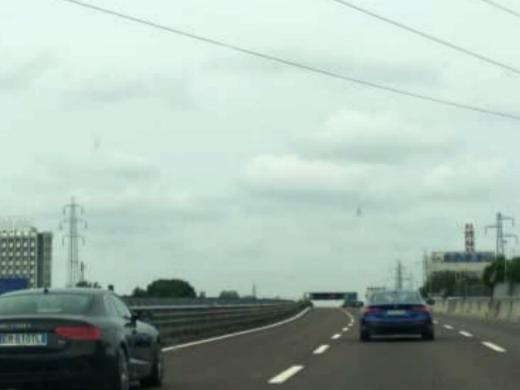
#> input picture dataset/training_augm/grey_sky11_aug7.jpg, 520 x 390 px; its folder holds only this picture in this run
$ python final_script.py   (older library calls are emulated)
#> lines starting #> are read from the running program, lines starting #| are printed output that depends on the picture; after the words box and inside, x2 and y2 are one past the last pixel; in counts of white or black regions, pixels touching at a corner belong together
### SOL1_pyimagesearch/functions.py
# import the necessary packages
import numpy as np
import pandas as pd
import cv2
import imutils
import glob
import csv
import re
from tqdm import tqdm

"""
Class to encapsulate all the necessary logic to extract the 3D HSV color histogram from the images
"""
class ColorDescriptor:

    def __init__(self, bins):
        # store the number of bins for the 3D histogram
#> in extractFeaturesFromGallery, image is the input picture: shape (390, 520, 3); mean B, G, R 174.6, 183.2, 164.9
        self.bins = bins

    def describe(self, image):
        # convert the image to the HSV color space and initialize the features used to quantify the image
        try:
            image = cv2.cvtColor(image, cv2.COLOR_BGR2HSV)
#> image: shape (390, 520, 3); mean H, S, V 73.2, 33.5, 183.6
        except:
            print("You can't see mee")
        features = []

        # grab the dimensions and compute the center of the image
        (h, w) = image.shape[:2]
#> h = 390; w = 520
        (cX, cY) = (int(w * 0.5), int(h * 0.5))
#> cX = 260; cY = 195

        # divide the image into four rectangles/segments (top-left, top-right, bottom-right, bottom-left)
        segments = [(0, cX, 0, cY), (cX, w, 0, cY), (cX, w, cY, h), (0, cX, cY, h)]

        # construct an elliptical mask representing the center of the image
        (axesX, axesY) = (int(w * 0.75) // 2, int(h * 0.75) // 2)
#> axesX = 195; axesY = 146
        ellipMask = np.zeros(image.shape[:2], dtype = "uint8")
        cv2.ellipse(ellipMask, (cX, cY), (axesX, axesY), 0, 0, 360, 255, -1)
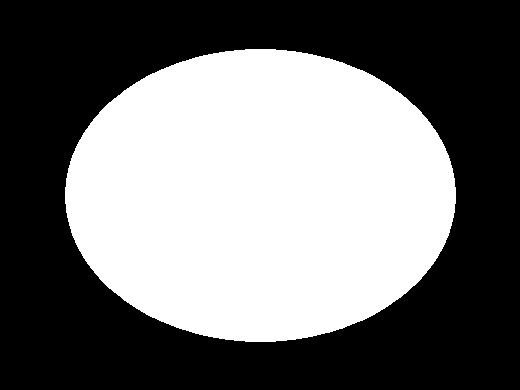
#> ellipMask: shape (390, 520); 44.3% white; 1 white region, box (x1, y1, x2, y2) and area: (65, 49, 456, 342) 89871

        # loop over the segments
        for (startX, endX, startY, endY) in segments:
            # construct a mask for each corner of the image, subtracting
            # the elliptical center from it
            cornerMask = np.zeros(image.shape[:2], dtype = "uint8")
            cv2.rectangle(cornerMask, (startX, startY), (endX, endY), 255, -1)
            cornerMask = cv2.subtract(cornerMask, ellipMask)
            # extract a color histogram from the image, then update the
            # feature vector
            hist = self.histogram(image, cornerMask)
            features.extend(hist)
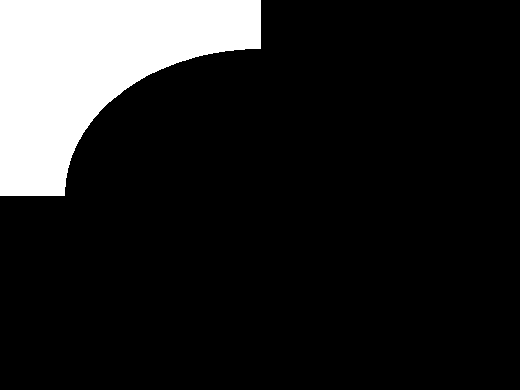
#> cornerMask: shape (390, 520); 14.1% white; 1 white region, box (x1, y1, x2, y2) and area: (0, 0, 261, 196) 28517
#> after the loop, features = []

        # extract a color histogram from the elliptical region and update the feature vector
        hist = self.histogram(image, ellipMask)
        features.extend(hist)

        # return the feature vector
        return features

    def histogram(self, image, mask):
        # extract a 3D color histogram from the masked region of the image,
        # using the supplied number of bins per channel
        hist = cv2.calcHist([image], [0, 1, 2], mask, self.bins, [0, 180, 0, 256, 0, 256])

        # normalize the histogram if we are using OpenCV 2.4
        if imutils.is_cv2():
#> (the run stopped early here; a loop or call above may not have finished)

$ run again, on dataset/training_augm/grey_sky13_aug4.jpg
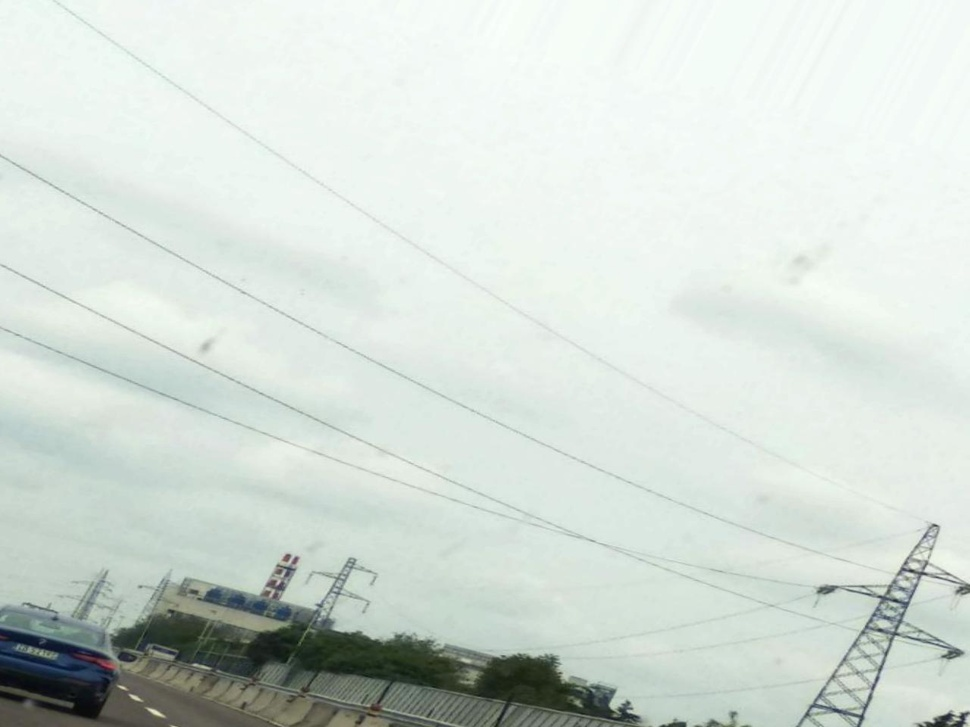
#> input picture dataset/training_augm/grey_sky13_aug4.jpg, 970 x 727 px, shrunk from 1280 x 960 before the run
#> in extractFeaturesFromGallery, image is the input picture: shape (727, 970, 3); mean B, G, R 214, 220.3, 211.2
#> image: shape (727, 970, 3); mean H, S, V 68.8, 14.4, 220.5
#> in describe, `cv2.ellipse(ellipMask, (cX, cY), (axesX, axesY), 0, 0, 360, 255, -1)`:
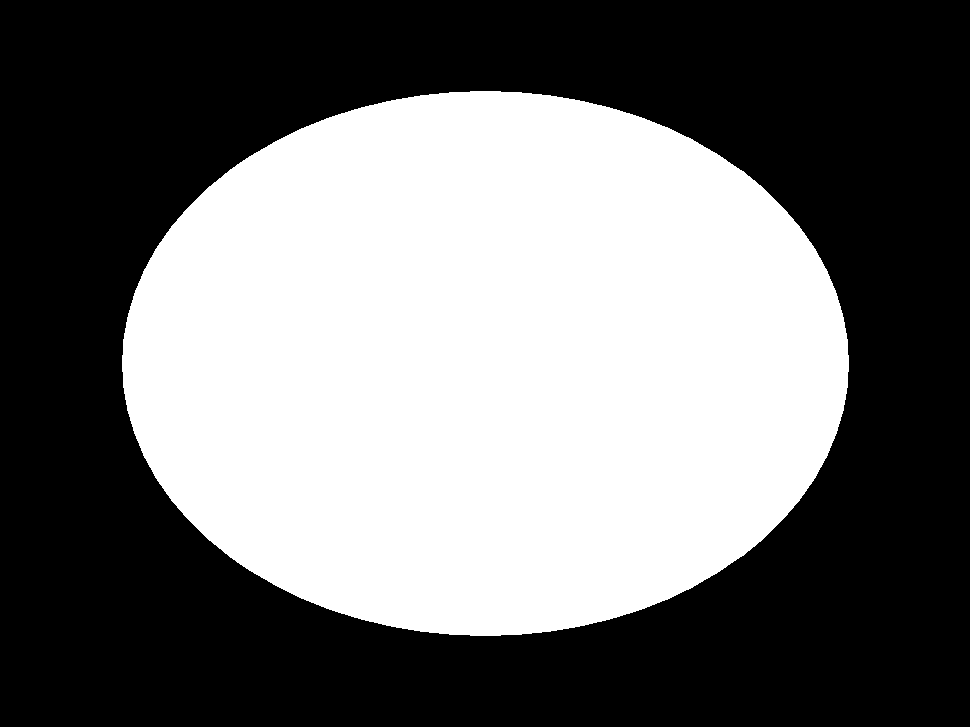
#> ellipMask: shape (727, 970); 44.1% white; 1 white region, box (x1, y1, x2, y2) and area: (122, 91, 849, 636) 310747
#> after the loop in describe, `for (startX, endX, startY, endY) in segments:`: features = []

$ run again, on dataset/training_augm/grey_sky13_aug5.jpg
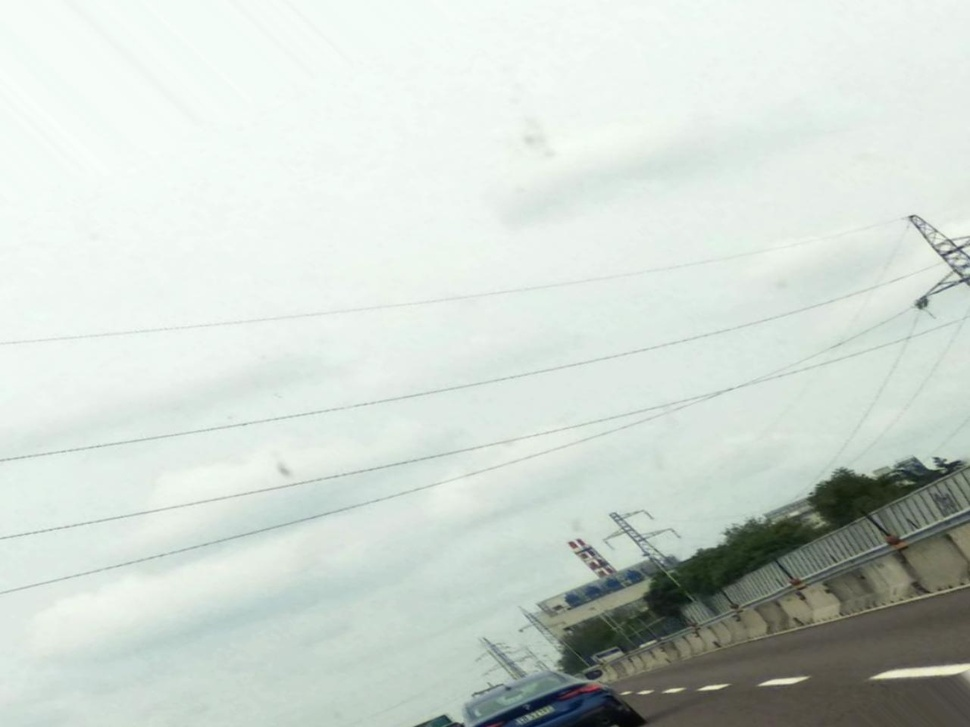
#> input picture dataset/training_augm/grey_sky13_aug5.jpg, 970 x 727 px, shrunk from 1280 x 960 before the run
#> in extractFeaturesFromGallery, image is the input picture: shape (727, 970, 3); mean B, G, R 208.8, 215.4, 206.6
#> image: shape (727, 970, 3); mean H, S, V 66.8, 15.7, 215.7
#> in describe, `cv2.ellipse(ellipMask, (cX, cY), (axesX, axesY), 0, 0, 360, 255, -1)`:
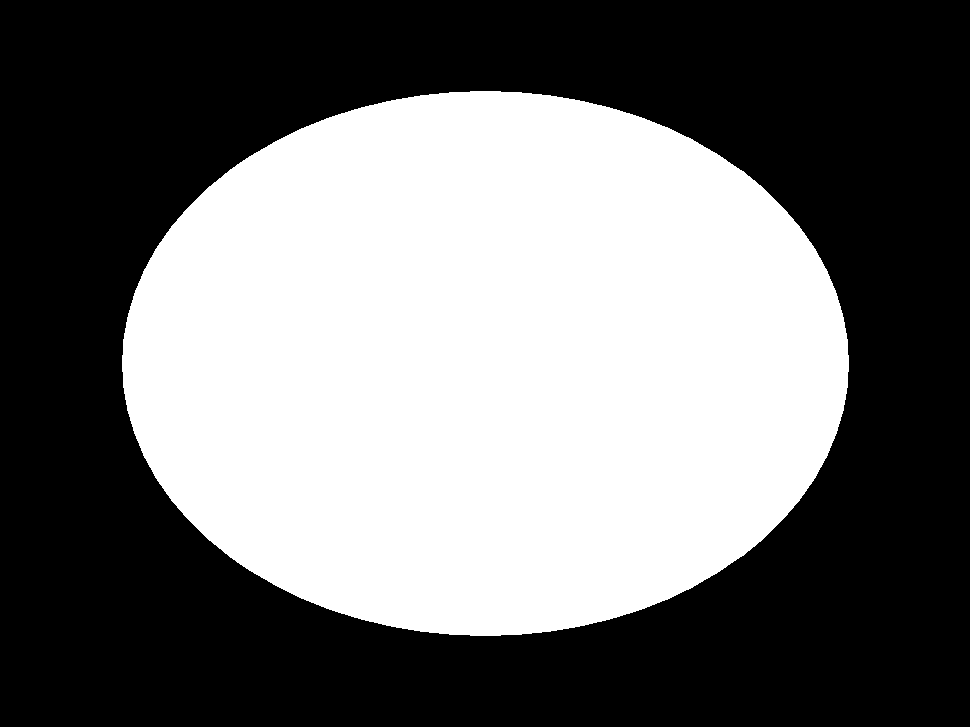
#> ellipMask: shape (727, 970); 44.1% white; 1 white region, box (x1, y1, x2, y2) and area: (122, 91, 849, 636) 310747
#> after the loop in describe, `for (startX, endX, startY, endY) in segments:`: features = []

$ run again, on dataset/training_augm/grey_sky13_aug7.jpg
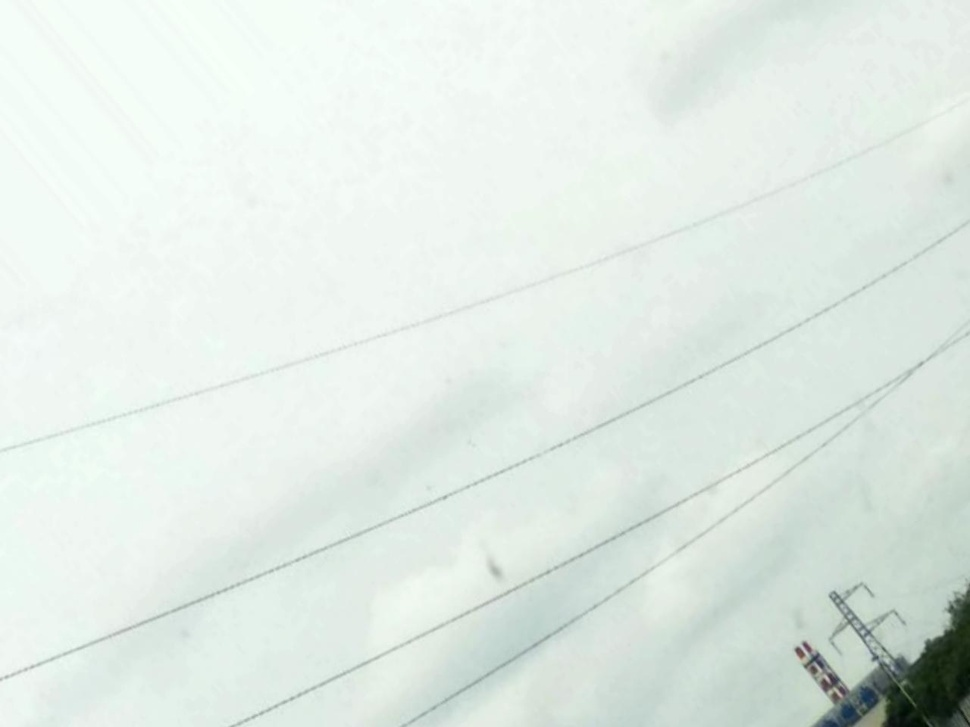
#> input picture dataset/training_augm/grey_sky13_aug7.jpg, 970 x 727 px, shrunk from 1280 x 960 before the run
#> in extractFeaturesFromGallery, image is the input picture: shape (727, 970, 3); mean B, G, R 228.7, 234.7, 225
#> image: shape (727, 970, 3); mean H, S, V 70.8, 11.5, 234.7
#> in describe, `cv2.ellipse(ellipMask, (cX, cY), (axesX, axesY), 0, 0, 360, 255, -1)`:
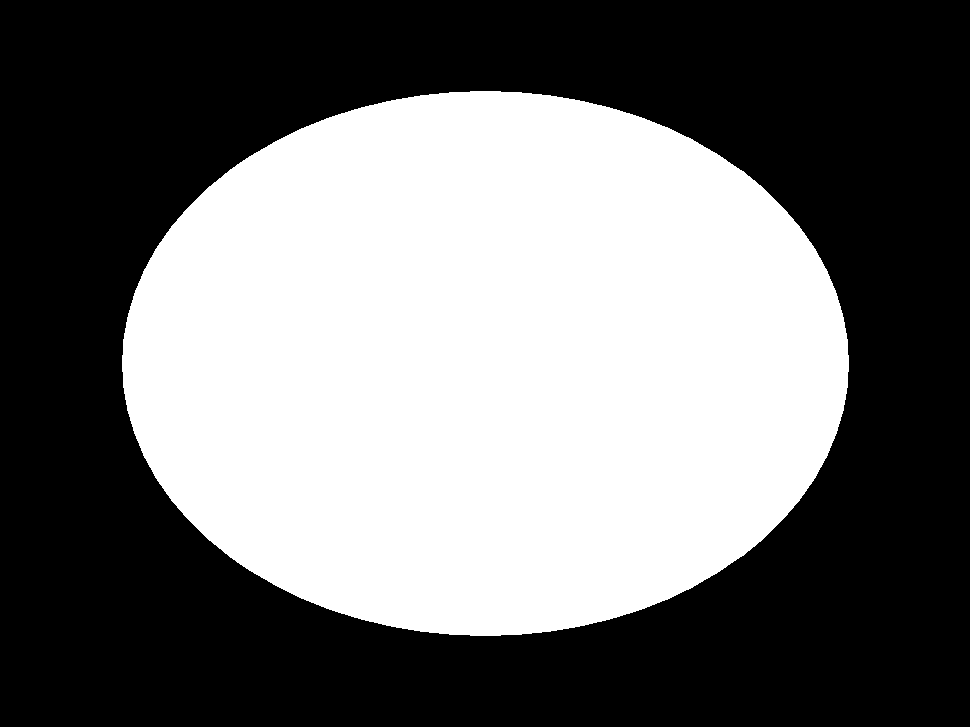
#> ellipMask: shape (727, 970); 44.1% white; 1 white region, box (x1, y1, x2, y2) and area: (122, 91, 849, 636) 310747
#> after the loop in describe, `for (startX, endX, startY, endY) in segments:`: features = []
